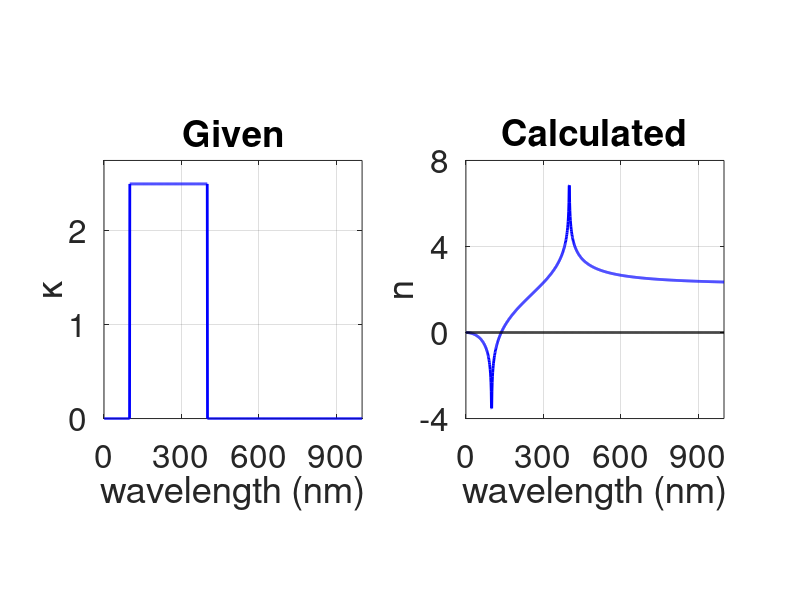

This figure's MATLAB source: (Note: this script raises an error after producing the figure.)
function [] = Photon_26 ()
% Repository group: 02_optical_properties_and_kramers_kronig
% Version role: primary simulation or study entry point
%
% Research note: This file is retained as a documented historical version.
% Review configuration, external data dependencies, and output paths before use.
% Arnab's paper
% Designing refractive index fluids using the Kramers–Kronig relations
% trying to implement Kramers-Kronig, a sanity check for Fig. 1

clc
close all
set(0,'DefaultFigureWindowStyle','docked')

% load data
d_lmbd = 1; lmbd_s = 1:d_lmbd:1000;
kapa_s = ones(size(lmbd_s)).*eps; kapa_s(100<=lmbd_s&lmbd_s<=400) = 2.5;
RI___n = nan(size(lmbd_s));
for i_lmbda = 1:length(lmbd_s)
    s = (2/pi).*(kapa_s./lmbd_s).*(1./(1-(lmbd_s./lmbd_s(i_lmbda)).^2));
    s = s(~isinf(s));
    RI___n(i_lmbda) = sum(s).*d_lmbd; clearvars s
end
clearvars i_lmbda db
% Plotting absorbed photon positions (optional, for visualization)
figure(1), subplot(1,2,1)
plot(lmbd_s,kapa_s,'LineWidth',2,'DisplayName','\Kappa','Color','b')
xlabel('wavelength (nm)'), ylabel('\kappa'), title('Given')
set(gca,'fontsize',24), axis tight, axis square, grid on, hold on
set(gca,'xtick',[0 300 600 900]), xlim([0 1000])
set(gca,'ytick',[0 1 2 3]), ylim([0 2.75])
figure(1), subplot(1,2,2)
plot(lmbd_s,RI___n,'LineWidth',2,'DisplayName','n','Color','b'), hold on
plot(lmbd_s,zeros(size(lmbd_s)),'LineWidth',2,'DisplayName','zero','Color','k'), hold on
xlabel('wavelength (nm)'), ylabel('n'), title('Calculated')
set(gca,'fontsize',24), axis tight, axis square, grid on, hold on
set(gca,'xtick',[0 300 600 900]), xlim([0 1000])
set(gca,'ytick',[-4 0 +4 +8]), ylim([-4 +8])

clear
% load data
db = readtable('DB/Tianqi_Sai_Fig2.csv');
lmbd_s = db.Var1;
kapa_s = db.Var2;
d_lmbd = (mean(diff(lmbd_s)));
RI___n = nan(size(lmbd_s));
for i_lmbda = 1:length(lmbd_s)
    s = (2/pi).*(kapa_s./lmbd_s).*(1./(1-(lmbd_s./lmbd_s(i_lmbda)).^2));
    s = s(~isinf(s));
    RI___n(i_lmbda) = sum(s).*d_lmbd; clearvars s
end
clearvars i_lmbda db
% Plotting absorbed photon positions (optional, for visualization)
figure(2), subplot(1,2,1)
plot(lmbd_s,kapa_s,'LineWidth',2,'DisplayName','\Kappa','Color','b')
xlabel('wavelength (nm)'), ylabel('\kappa'), title('Given')
set(gca,'fontsize',24), axis tight, axis square, grid on, hold on
figure(2), subplot(1,2,2)
plot(lmbd_s,RI___n,'LineWidth',2,'DisplayName','n','Color','b')
xlabel('wavelength (nm)'), ylabel('n'), title('Calculated')
set(gca,'fontsize',24), axis tight, axis square, grid on, hold on
end
